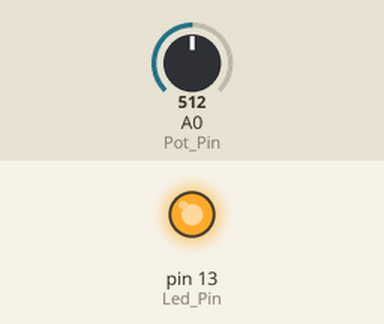
Bench run of a sketch on a simulated Arduino Uno, built with avr-gcc and run on an emulated ATmega328P. On the bench: output pins drawn as LEDs (lit = HIGH). The test bench sets the inputs (shaded band); at power-on: A0 (Pot_Pin) = 512.

Above: at 0.1 s.
At 5.1 s:
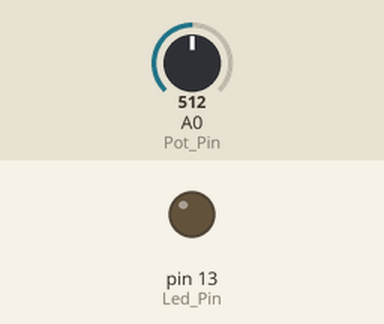
Timing chart, 0 to 6.6 s (numbered marks = the images above):
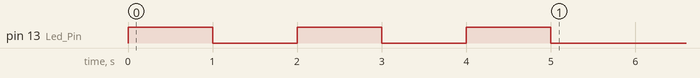

The sketch:

ejercicio_3_arduino1__1_.ino
```cpp
int Led_Pin = 13;

int Pot_Pin = A0;
int sensorValue = 0;
int outputValue = 0;


void setup()
{
  // Configurar Pin como Salida
  pinMode(Led_Pin, OUTPUT);
  pinMode(Led_Pin, OUTPUT);
Test_Led();
}

void loop()
{
sensorValue = analogRead(Pot_Pin);
outputValue = map(sensorValue, 0, 1023, 0, 255);
analogWrite(Led_Pin, outputValue);
}
void Test_Led()
{
digitalWrite(Led_Pin, HIGH);
delay(1000);
digitalWrite(Led_Pin, LOW);
delay(1000);
digitalWrite(Led_Pin, HIGH);
delay(1000);
digitalWrite(Led_Pin, LOW);
delay(1000);
digitalWrite(Led_Pin, HIGH);
delay(1000);
digitalWrite(Led_Pin, LOW);
}
```
